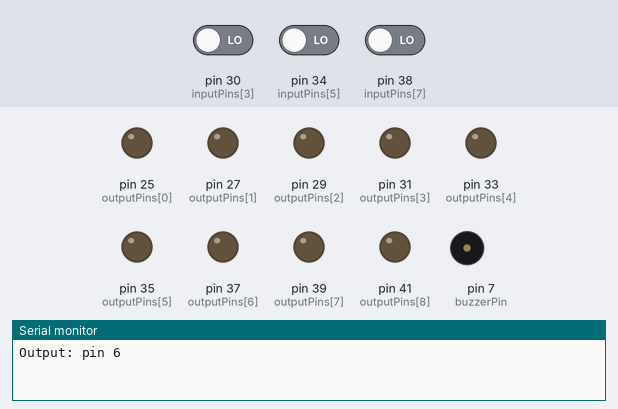
Recording of a sketch running on a simulated Arduino Mega 2560, built with avr-gcc and run on an emulated ATmega2560. Shown: output pins drawn as LEDs (lit = HIGH), buzzer (waves = sounding), the last lines printed to the serial monitor. The test bench sets the inputs (shaded band); at power-on: pin 34 (inputPins[5]) LOW, pin 38 (inputPins[7]) LOW, pin 30 (inputPins[3]) LOW. Random numbers use the default seed unless the sketch sets one.

Above: at 1.8 s.
1.9 s: pin 34 (inputPins[5]) driven HIGH
At 2.9 s:
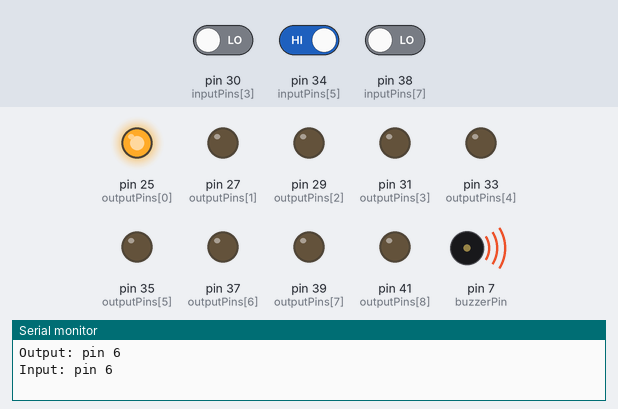
At 3.6 s:
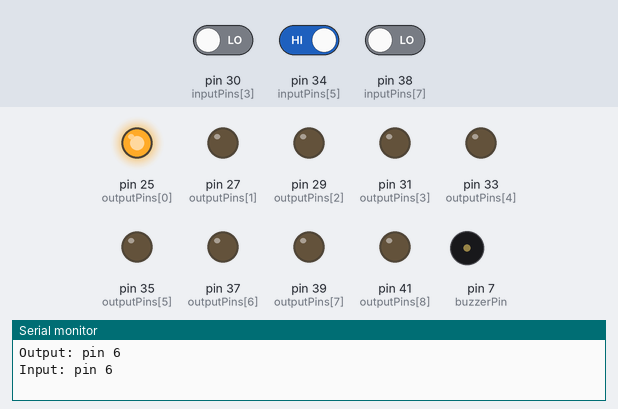
4.5 s: pin 38 (inputPins[7]) driven HIGH
7.5 s: pin 34 (inputPins[5]) driven LOW
9.1 s: pin 34 (inputPins[5]) driven HIGH
At 11.4 s:
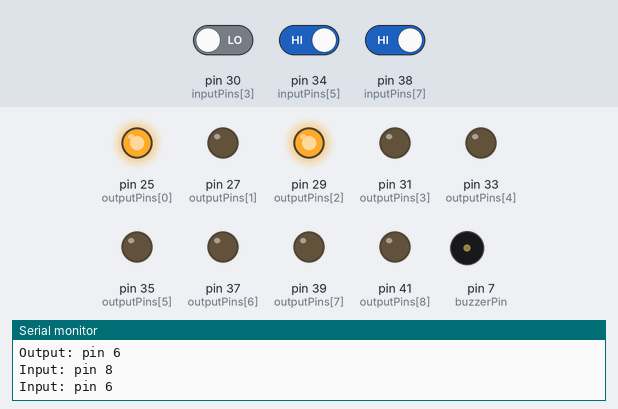
Timing chart, 0 to 17.3 s (numbered marks = the images above; inputs shaded):
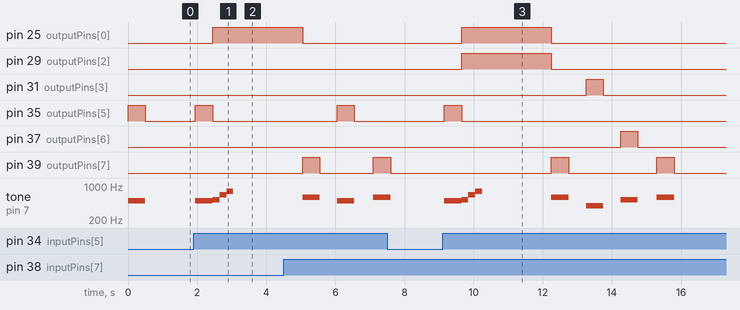

The sketch:

main.ino
```cpp
// // const int outputPins[] = {35, 37, 39, 41, 43, 45, 47, 49, 51, 53};
// // const int inputPins[] = {34, 36, 38, 40, 42, 44, 46, 48, 50, 52};
const int inputPins[] = {24, 26, 28, 30, 32, 34, 36, 38, 40};
const int outputPins[] = {25, 27, 29, 31, 33, 35, 37, 39, 41};

const int buzzerPin = 7;

const int n_pins = 9;

const int notes[] = {
  // 262, // C4
  294, // D4
  330, // E4
  349, // F4
  392, // G4
  440, // A4
  494, // B4
  523, // C5
  587, // D5
  659  // E5
};

void setup() {
  Serial.begin(9600);
  for (int i = 0; i < n_pins; i++) {
    pinMode(outputPins[i], OUTPUT);
    pinMode(inputPins[i], INPUT);
  }
  pinMode(buzzerPin, OUTPUT);
  randomSeed(analogRead(0));
}

void loop() {
  int level = 1;
  while (level <= 10) {
    if (!playLevel(level)) {
      playLostSound();
      resetGame();
      return;
    }
    level++;
  }
  playWinGameSound();
  resetGame();
}

bool playLevel(int level) {
  int sequence[level];
  for (int i = 0; i < level; i++) {
    sequence[i] = random(0, n_pins);
  }

  for (int i = 0; i < level; i++) {
    digitalWrite(outputPins[sequence[i]], HIGH);
    tone(buzzerPin, notes[sequence[i]], 500);

    Serial.print("Output: pin ");
    // Serial.println(outputPins[sequence[i]]);
    Serial.println(sequence[i] + 1);
    delay(500);
    digitalWrite(outputPins[sequence[i]], LOW);
    delay(500);
  }

  for (int i = 0; i < level; i++) {
    int expectedInput = inputPins[sequence[i]];
    int expectedNote = sequence[i] + 1;
    while (digitalRead(expectedInput) == LOW) {}
    delay(50);
    tone(buzzerPin, notes[sequence[i]], 500);
    digitalWrite(outputPins[sequence[i]], HIGH);
    Serial.print("Input: pin ");
    Serial.println(expectedNote);
    delay(500);
    digitalWrite(outputPins[sequence[i]], LOW);
  }

  indicateSuccess(level);
  Serial.print("Level ");
  Serial.print(level);
  Serial.println(" completed");
  return true;
}

void indicateSuccess(int level) {
  for (int i = 0; i < level && i < n_pins; i++) {
    digitalWrite(outputPins[i * 2], HIGH);
  }
  playWinLevelSound();
  delay(2000);
  for (int i = 0; i < level && i < n_pins; i++) {
    digitalWrite(outputPins[i * 2], LOW);
  }
}

void playWinLevelSound() {
  tone(buzzerPin, 523, 200);  // C5
  delay(200);
  tone(buzzerPin, 659, 200);  // E5
  delay(200);
  tone(buzzerPin, 784, 200);  // G5
  delay(200);
}

void playWinGameSound() {
  tone(buzzerPin, 784, 300);  // G5
  delay(300);
  tone(buzzerPin, 880, 300);  // A5
  delay(300);
  tone(buzzerPin, 988, 300);  // B5
  delay(300);
  tone(buzzerPin, 1047, 600); // C6
  delay(600);
  Serial.println("Game won");
}

void playLostSound() {
  tone(buzzerPin, 220, 500);  // A3
  delay(500);
  tone(buzzerPin, 220, 500);  // A3
  delay(500);
  Serial.println("Game lost");
}

void resetGame() {
  for (int i = 0; i < n_pins; i++) {
    digitalWrite(outputPins[i], LOW);
  }
  Serial.println("Game reset");
}

///////////////
//////////////
////////////

// const int notes[] = {
//   262, // C4
//   294, // D4
//   330, // E4
//   349, // F4
//   392, // G4
//   440, // A4
//   494, // B4
//   523, // C5
//   587, // D5
//   659  // E5
// };

// void setup() {
//   Serial.begin(9600);
//   for (int i = 0; i < n_pins; i++) {
//     pinMode(outputPins[i], OUTPUT);
//     pinMode(inputPins[i], INPUT);
//   }
//   pinMode(buzzerPin, OUTPUT);
// }

// void loop() {
//   for (int i = 0; i < n_pins; i++) {
//     if (digitalRead(inputPins[i]) == HIGH) {
//       digitalWrite(outputPins[i], HIGH);
//       tone(buzzerPin, notes[i], 500);
//       Serial.print("Input: pin ");
//       // Serial.println(inputPins[i]);
//       Serial.println(i + 1);
//       Serial.print("Output: pin ");
//       // Serial.println(outputPins[i]);
//       Serial.println(i + 1);
//       delay(500);
//       digitalWrite(outputPins[i], LOW);
//       delay(500);
//     }
//   }
// }
```

Measured:
- after the input at 1.9 s, pin 25 (outputPins[0]): LOW → HIGH after 0.55 s; pin 35 (outputPins[5]): LOW → HIGH after 0.05 s, → LOW 0.50 s later; tone on pin 7 (buzzerPin): plays 494 Hz for 0.50 s, 523 Hz for 0.20 s, 659 Hz for 0.20 s, 784 Hz for 0.20 s, starting after 0.05 s
- after the input at 9.1 s, pin 25 (outputPins[0]), pin 29 (outputPins[2]): LOW → HIGH after 0.55 s, → LOW 2.6 s later
